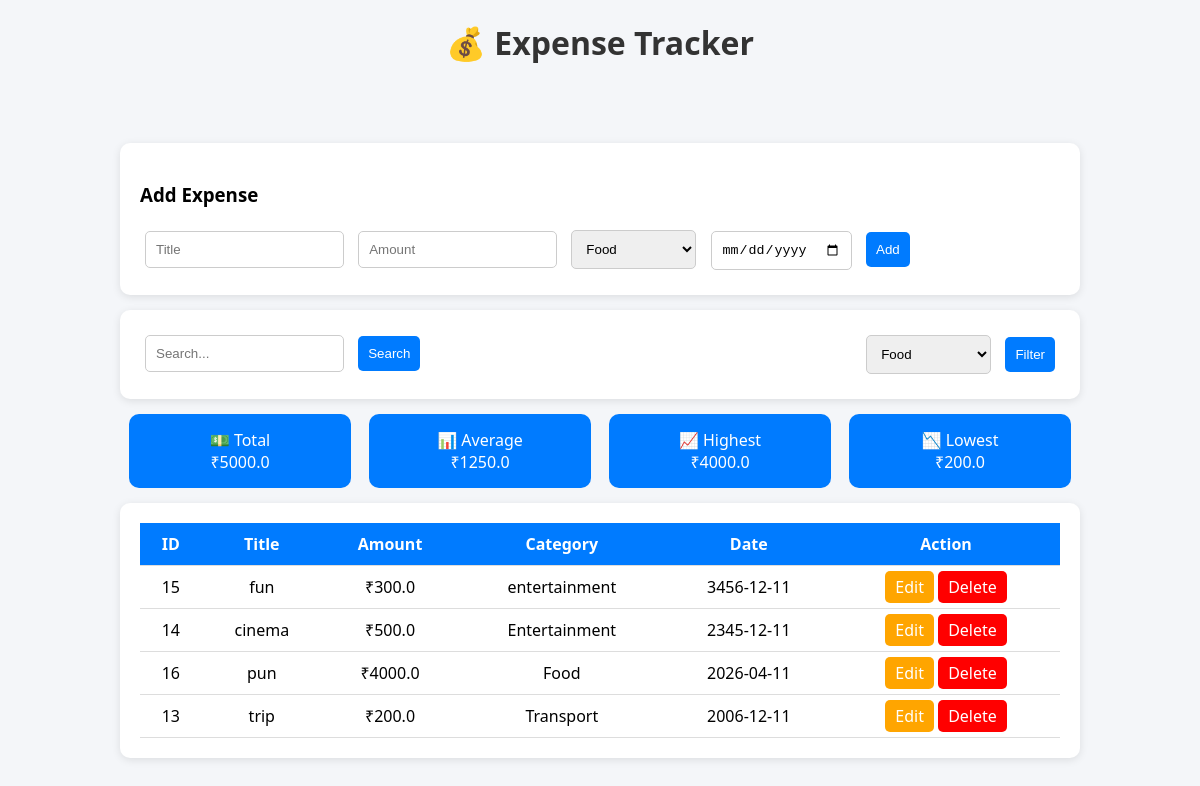
The page / on the database its author committed.
### tables this page shows
CREATE TABLE expenses (
        id INTEGER PRIMARY KEY AUTOINCREMENT,
        title TEXT,
        amount REAL,
        category TEXT,
        expense_date TEXT
    );

### app.py (the view)
@app.route('/')
def index():
    conn = sqlite3.connect('expenses.db')
    cur = conn.cursor()
    cur.execute("SELECT * FROM expenses ORDER BY expense_date DESC")
    data = cur.fetchall()
    cur.execute("SELECT SUM(amount) FROM expenses")
    total = cur.fetchone()[0] or 0
    cur.execute("SELECT AVG(amount) FROM expenses")
    avg = cur.fetchone()[0] or 0
    cur.execute("SELECT * FROM expenses ORDER BY amount DESC LIMIT 1")
    highest = cur.fetchone()
    cur.execute("SELECT * FROM expenses ORDER BY amount ASC LIMIT 1")
    lowest = cur.fetchone()
    cur.execute("""
    SELECT SUBSTR(expense_date,1,7), SUM(amount)
    FROM expenses
    GROUP BY SUBSTR(expense_date,1,7)
    """)
    monthly = cur.fetchall()
    cur.execute("""
    SELECT expense_date, amount,
    SUM(amount) OVER (ORDER BY expense_date)
    FROM expenses
    """)
    running = cur.fetchall()
    if total > 5000:
        flash("⚠️ Budget exceeded!", "error")
    today = date.today().isoformat()
    cur.execute("SELECT * FROM expenses WHERE expense_date=?", (today,))
    if len(cur.fetchall()) == 0:
        flash("📌 No expense added today!", "error")
    conn.close()
    return render_template("index.html", data=data, total=total, avg=avg,
                           highest=highest, lowest=lowest,
                           monthly=monthly, running=running)

### templates/index.html (shortened to what this page needs)
<!DOCTYPE html>
<html>
<head>
    <link rel="stylesheet" href="{{ url_for('static', filename='style.css') }}">
</head>
<body>
<div class="container">
    <h1>💰 Expense Tracker</h1>
    <div class="card">
        <h3>Add Expense</h3>
        <form action="/add" method="POST">
            <input type="text" name="title" placeholder="Title" required>
            <input type="number" name="amount" placeholder="Amount" required>
            <select name="category">
                <option>Food</option>
            </select>
            <input type="date" name="date" required>
            <button>Add</button>
        </form>
    </div>
    <div class="card flex">
        <form action="/search" method="POST">
            <input type="text" name="keyword" placeholder="Search...">
            <button>Search</button>
        </form>
        <form action="/filter" method="POST">
            <select name="category">
                <option>Food</option>
            </select>
            <button>Filter</button>
        </form>
    </div>
    <div class="summary">
        <div class="box">💵 Total <br> ₹{{ total }}</div>
        <div class="box">📊 Average <br> ₹{{ avg }}</div>
        {% if highest %}
        <div class="box">📈 Highest <br> ₹{{ highest[2] }}</div>
        {% endif %}
        {% if lowest %}
        <div class="box">📉 Lowest <br> ₹{{ lowest[2] }}</div>
        {% endif %}
    </div>
    <div class="card">
        <table>
            <tr>
                <th>ID</th><th>Title</th><th>Amount</th>
                <th>Category</th><th>Date</th><th>Action</th>
            </tr>
            {% for row in data %}
            <tr>
                <td>{{ row[0] }}</td>
                <td>{{ row[1] }}</td>
                <td>₹{{ row[2] }}</td>
                <td>{{ row[3] }}</td>
                <td>{{ row[4] }}</td>
                <td>
                    <a class="edit" href="/edit/{{ row[0] }}">Edit</a>
                    <a class="delete" href="/delete/{{ row[0] }}">Delete</a>
                </td>
            </tr>
            {% endfor %}
        </table>
    </div>
</div>
</body>
</html>

### static/style.css (style rules this page uses)
body { font-family: 'Segoe UI', sans-serif; background: #f4f6f9; margin: 0; }
.container { width: 80%; margin: auto; }
h1 { text-align: center; color: #333; }
.card { background: white; padding: 20px; margin: 15px 0; border-radius: 10px; box-shadow: 0 2px 8px rgba(0,0,0,0.1); }
.flex { display: flex; justify-content: space-between; }
input, select, button { padding: 10px; margin: 5px; border-radius: 5px; border: 1px solid #ccc; }
button { background: #007bff; color: white; border: none; cursor: pointer; }
table { width: 100%; border-collapse: collapse; }
th { background: #007bff; color: white; }
th, td { padding: 10px; text-align: center; border-bottom: 1px solid #ddd; }
.edit { background: orange; padding: 5px 10px; color: white; border-radius: 5px; text-decoration: none; }
.delete { background: red; padding: 5px 10px; color: white; border-radius: 5px; text-decoration: none; }
.summary { display: flex; justify-content: space-around; }
.box { background: #007bff; color: white; padding: 15px; border-radius: 10px; width: 20%; text-align: center; }

### rows shown on the page
expenses: amount "4000.0", id "16", title "pun", category "Food", expense_date "2026-04-11"
expenses: amount "200.0", id "13", title "trip", category "Transport", expense_date "2006-12-11"
expenses: id "15", title "fun", amount "300.0", category "entertainment", expense_date "3456-12-11"
expenses: id "14", title "cinema", amount "500.0", category "Entertainment", expense_date "2345-12-11"

### other values the page prints
{{ total }} "5000.0"
{{ avg }} "1250.0"
